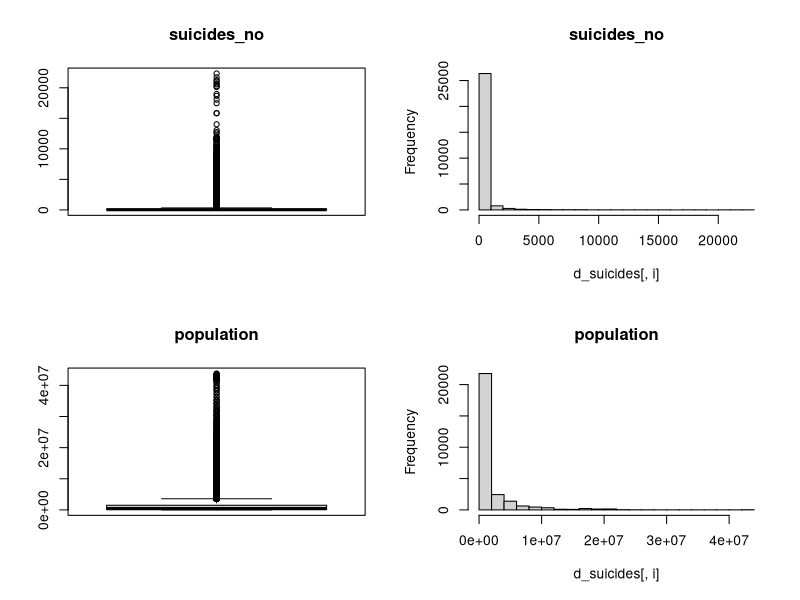
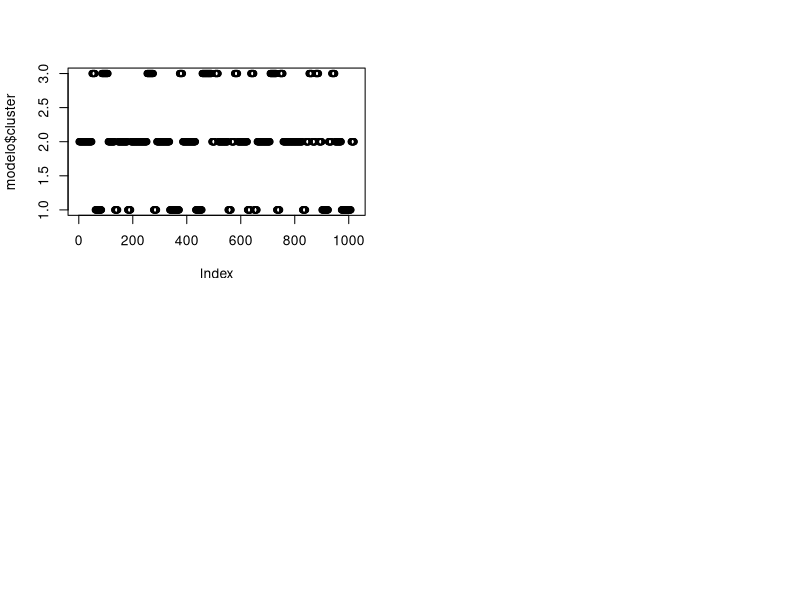
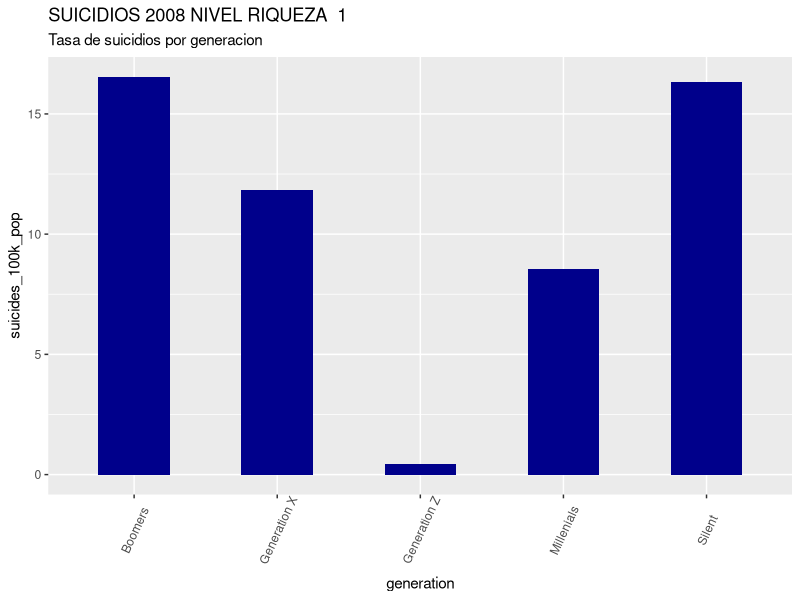
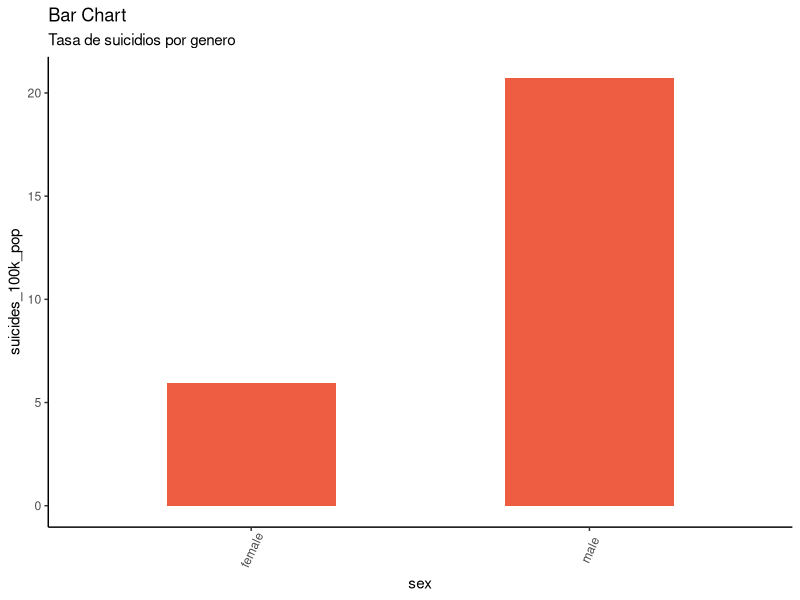

Source code (R) for these figures, in order: (Note: this script raises an error after producing the figures.)
# Tipología y ciclo de vida de los datos - Práctica 2
# Autores: Gabriel Paladines y Jaime Pardo
# Dataset: https://www.kaggle.com/rushirdx/suicide-rates-from-1986-to-2016/data
library(dplyr)
library(knitr)
library(ggplot2)
library(stats)

# 1 DESCRIPCIÓN DEL DATASET

# Lectura de datos
data <- read.csv("suicide.csv", header = TRUE, sep = ",", quote="\"", dec=".",fill = TRUE)
dim(data) 
# Tenemos 27820 observaciones y un total de 12 variables.
summary(data)
# Tipos de datos
str(data)
res <- sapply(data,class)
kable(data.frame(variables=names(res),clase=as.vector(res)))

# 2 INTEGRACION Y SELECCION DE DATOS

# Eliminar columnas
d_suicides <- select(data, -HDI.for.year, -country.year)
str(d_suicides)

# 3 LIMPIEZA DE DATOS

# 3.1 Los datos que contienen ceros o elementos vacíos
colSums(is.na(d_suicides))
colSums(d_suicides=="")
colSums(d_suicides=="0")

# 3.2 Identificación y tratamiento de valores extremos

# Análisis mediante diagramas de cajas e histogramas
par(mfrow=c(2,2))
cols <- c("suicides_no","population")
for(i in cols) {
  if (is.integer(d_suicides[,i])){
    boxplot(d_suicides[,i], main = i, width = 100)
    hist(d_suicides[,i], main = i)
  }
}

# Por la naturaleza de las variables population y suicides, no siguen una distribución normal.

par(mfrow=c(2,2))
cols <- c("sex","age","generation")
for (i in cols){
  if (is.factor(d_suicides[,i])){
    counts <- table(d_suicides[,i])
    barplot(counts,main=paste("Distribution of ", i), 
            xlab=i)
  }
}

# La variable sex tiene dos clases: female y male, ambas con la misma cantidad de registros
# La variable age tiene 6 clases: "", ambas con la misma cantidad de registros.
# La variable generation tiene 6 clases con diferente cantidad de registros.


# 4 ANALISIS DE LOS DATOS

# 4.1 Seleccion de los grupos de datos que se quieren analizar

# ¿Es mayor la tasa de suicidios en hombres que en mujeres (en función del porcentaje de población)?
#  - Atributos: sex, suicides_no, population
#  - Calcular la tasa de suicidios por sex.
#  - Gráfica o tabla donde se muestra una comparativa entre la tasa de suicidios entre hombres y mujeres.


d_suicides_male <- filter(d_suicides, sex=='male')
d_suicides_female <- filter(d_suicides, sex=='female')

total_suicides_male = colSums (select (d_suicides_male, contains ("suicides_no")))
total_suicides_female = colSums (select (d_suicides_female, contains ("suicides_no")))

# Total suicidios hombres y mujeres respectivamente:
total_suicides_male
total_suicides_female

total_pop_male = colSums (select (d_suicides_male, contains ("population")))
total_pop_female = colSums (select (d_suicides_female, contains ("population")))

# Total población hombres y mujeres respectivamente:
total_pop_male
total_pop_female

rate_male = total_suicides_male*100000 / total_pop_male
rate_female = total_suicides_female*100000 / total_pop_female

# Tasa suicidios hombres y mujeres respectivamente:
rate_male
rate_female

percent_male = rate_male / (rate_male + rate_female)
percent_female = rate_female / (rate_male + rate_female)

# Porcentaje suicidios hombres y mujeres respectivamente:
percent_male
percent_female

# Conclusión: la tasa de suicidios en hombres es mayor que en mujeres, más del triple (20.7 vs. 5.94)
# En total representan el 77,7% de los suicidios


#¿Qué generación tiene una tasa más alta de suicidios según el nivel de riqueza de su país en el 2008 durante la crisis económica mundial?


#  -	Clasificar los países según el producto interno bruto gdp_for_capita para el 2008.
#  -  Calcular la tasa de suicidios por generación / nivel de riqueza.
#  -	Comparativa por generación y tasa de suicidios para el año 2008.

# Empezamos clasificando los países en 3 niveles de riqueza, mediante el algoritmo k-means.
# Se genera la columna nivel_riqueza (1=Segundo mundo; 2=Tercer; 3=Primer)

# Atributos: suicides_no, population, generation, gdp_per_capita...., country, year

suicides_2008 <- filter(d_suicides, year=='2008')

modelo <- kmeans(suicides_2008$gdp_per_capita...., centers = 3)
modelo
modelo$cluster
plot(modelo$cluster)

suicides_2008$nivel_riqueza <- modelo$cluster
suicides_2008
par(mfrow=c(2,2))
suicides_2008_riqueza <- filter(suicides_2008, nivel_riqueza==1)
df  <- suicides_2008_riqueza %>% select(generation, suicides_no, population)
df[2:3] <- lapply(df[2:3], as.numeric)
report <- df %>%
  group_by(generation) %>%
  summarise_all(funs(sum)) %>%
  mutate(suicides_100k_pop = suicides_no / population * 100000)

report

g <- ggplot(report, aes(generation,suicides_100k_pop))
g + geom_bar(stat="identity", width = 0.5, fill='darkblue') + 
  labs(title=paste("SUICIDIOS 2008 NIVEL RIQUEZA ", 1) , 
       subtitle="Tasa de suicidios por generacion") +
  theme(axis.text.x = element_text(angle=65, vjust=0.6))

#¿Cómo ha evolucionado la tasa de suicidios desde el 1985 en España? 

# - Atributos: suicides_no, population, year, country=Spain,  
# -	Columna que sume el número por cada año (actualmente por cada anio existen 12 registros, 2 sex x 6 age).
#-	Columna que sume la población por cada año.
#-	Calcular la tasa de suicidios por cada año.
#-	Graficar para identificar de picos o valores altos.


df  <- d_suicides %>% select(sex, suicides_no, population)
df[2:3] <- lapply(df[2:3], as.numeric)
report <- df %>%
  group_by(sex) %>%
  summarise_all(funs(sum)) %>%
  mutate(suicides_100k_pop = suicides_no / population * 100000)
report
theme_set(theme_classic())
g <- ggplot(report, aes(sex,suicides_100k_pop))
g + geom_bar(stat="identity", width = 0.5, fill="tomato2") + 
  labs(title="Bar Chart", 
       subtitle="Tasa de suicidios por genero") +
  theme(axis.text.x = element_text(angle=65, vjust=0.6))

### Suicidios en España

suicides_spain <- select(data, ï..country, year, suicides_no, population)
suicides_spain <- filter(d_suicides, ï..country=='Spain')
df  <- suicides_spain %>% select(year, suicides_no, population)
df[2:3] <- lapply(df[2:3], as.numeric)
report <- df %>%
  group_by(year) %>%
  summarise_all(funs(sum)) %>%
  mutate(suicides_100k_pop = suicides_no / population * 100000)
report

theme_set(theme_classic())
g <- ggplot(report, aes(year,suicides_100k_pop))
g + geom_line(stat="identity", color="green") + 
  labs(title="Bar Chart", 
       subtitle="Tasa de suicidios por genero") +
  theme(axis.text.x = element_text(angle=65, vjust=0.6))


# Proyección del número de suicidios en los siguientes 5 años.

# Nota: Pregunta derivada en función de los resultados de la pregunta anterior.


# 4.2 Comprobacion de la normalidad y homogeneidad de la varianza

# Análisis de Normalidad

par(mfrow=c(2,2))
cols <- c("suicides_no", "population")
for (i in cols){
  qqnorm(d_suicides[,i],main = paste("Normal Q-Q Plot for ", i))
  qqline(d_suicides[,i],col="red")
  hist(d_suicides[,i], 
       main=paste("Histogram for ", i), 
       xlab=i, freq = FALSE)
}
# No son variables normales...

# Análisis de homogeneidad de la varianza

# 4.3 Aplicando pruebas estadisticas para comparar grupos




